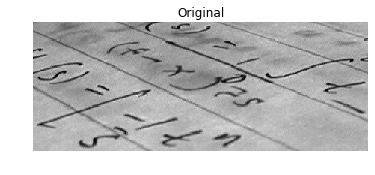
#> input picture chapter_1/thresholding/images/tw.png, 375 x 175 px
$ python global.py
#> lines starting #> are read from the running program, lines starting #| are printed output that depends on the picture; after the words box and inside, x2 and y2 are one past the last pixel; in counts of white or black regions, pixels touching at a corner belong together
from skimage.filters import threshold_otsu, threshold_local
from skimage.color import rgb2gray, rgba2rgb
from matplotlib import pyplot as plt


def show_image(image, title="Image", cmap_type='gray'):
    plt.imshow(image, cmap=cmap_type)
    plt.title(title)
    plt.axis('off')
    plt.show()


# Load image
image = plt.imread('images/tw.png')
#> image is the input picture: shape (175, 375, 4) float32; mean R, G, B, A 0.758, 0.758, 0.758, 0.661

# Convert two grayscale
image_gray = rgb2gray(rgba2rgb(image))

block_size = 35

local_thresh = threshold_local(image_gray, block_size, offset=10)
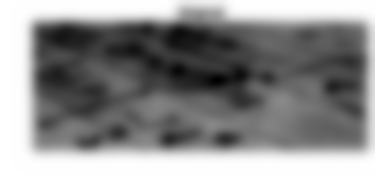
#> local_thresh: shape (175, 375) float32; min -9.53, max -9, mean -9.24; drawn with min black and max white
global_thresh = threshold_otsu(image_gray)
#> global_thresh = 0.814

binary_local = image_gray > local_thresh
#> binary_local: shape (175, 375) bool; every value is 1
binary_global = image_gray > global_thresh
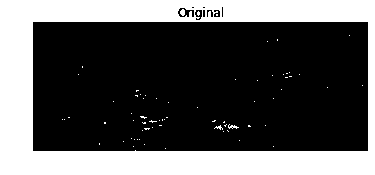
#> binary_global: shape (175, 375) bool; 34.1% white; 69 white regions (66 under 20 px), largest, box (x1, y1, x2, y2) and area: (0, 0, 375, 175) 22174, (180, 9, 185, 16) 27, (228, 124, 239, 129) 26

show_image(image)
show_image(binary_local, title="Local Thresholding")
show_image(binary_global, title="Global Thresholding")
